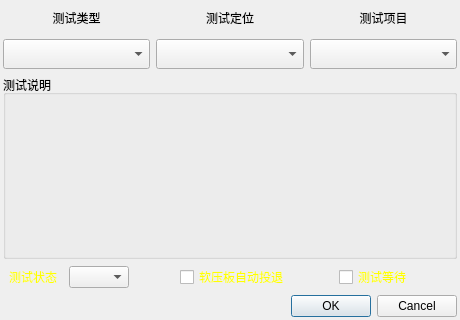
<?xml version="1.0" encoding="UTF-8"?>
<ui version="4.0">
 <class>dAddAction</class>
 <widget class="QDialog" name="dAddAction">
  <property name="geometry">
   <rect>
    <x>0</x>
    <y>0</y>
    <width>460</width>
    <height>320</height>
   </rect>
  </property>
  <property name="windowTitle">
   <string>Dialog</string>
  </property>
  <layout class="QVBoxLayout" name="verticalLayout" stretch="1,5,1,1">
   <property name="leftMargin">
    <number>3</number>
   </property>
   <property name="topMargin">
    <number>3</number>
   </property>
   <property name="rightMargin">
    <number>3</number>
   </property>
   <property name="bottomMargin">
    <number>3</number>
   </property>
   <item>
    <layout class="QHBoxLayout" name="horizontalLayout_5">
     <item>
      <layout class="QVBoxLayout" name="verticalLayout_2">
       <item>
        <widget class="QLabel" name="label">
         <property name="minimumSize">
          <size>
           <width>0</width>
           <height>30</height>
          </size>
         </property>
         <property name="styleSheet">
          <string notr="true">font: 75 14pt &quot;宋体&quot;;</string>
         </property>
         <property name="text">
          <string>测试类型</string>
         </property>
         <property name="alignment">
          <set>Qt::AlignCenter</set>
         </property>
        </widget>
       </item>
       <item>
        <widget class="QComboBox" name="comboBox_class">
         <property name="minimumSize">
          <size>
           <width>0</width>
           <height>30</height>
          </size>
         </property>
        </widget>
       </item>
      </layout>
     </item>
     <item>
      <layout class="QVBoxLayout" name="verticalLayout_3">
       <item>
        <widget class="QLabel" name="label_2">
         <property name="minimumSize">
          <size>
           <width>0</width>
           <height>30</height>
          </size>
         </property>
         <property name="styleSheet">
          <string notr="true">font: 75 14pt &quot;宋体&quot;;</string>
         </property>
         <property name="text">
          <string>测试定位</string>
         </property>
         <property name="alignment">
          <set>Qt::AlignCenter</set>
         </property>
        </widget>
       </item>
       <item>
        <widget class="QComboBox" name="comboBox_status">
         <property name="minimumSize">
          <size>
           <width>0</width>
           <height>30</height>
          </size>
         </property>
        </widget>
       </item>
      </layout>
     </item>
     <item>
      <layout class="QVBoxLayout" name="verticalLayout_4">
       <item>
        <widget class="QLabel" name="label_3">
         <property name="minimumSize">
          <size>
           <width>0</width>
           <height>30</height>
          </size>
         </property>
         <property name="styleSheet">
          <string notr="true">font: 75 14pt &quot;宋体&quot;;</string>
         </property>
         <property name="text">
          <string>测试项目</string>
         </property>
         <property name="alignment">
          <set>Qt::AlignCenter</set>
         </property>
        </widget>
       </item>
       <item>
        <widget class="QComboBox" name="comboBox_action">
         <property name="minimumSize">
          <size>
           <width>0</width>
           <height>30</height>
          </size>
         </property>
        </widget>
       </item>
      </layout>
     </item>
    </layout>
   </item>
   <item>
    <widget class="QGroupBox" name="groupBox">
     <property name="styleSheet">
      <string notr="true">font: 75 14pt &quot;宋体&quot;;</string>
     </property>
     <property name="title">
      <string>测试说明</string>
     </property>
     <property name="checked">
      <bool>false</bool>
     </property>
    </widget>
   </item>
   <item>
    <layout class="QHBoxLayout" name="horizontalLayout_2">
     <item>
      <widget class="QLabel" name="label_state">
       <property name="minimumSize">
        <size>
         <width>60</width>
         <height>0</height>
        </size>
       </property>
       <property name="maximumSize">
        <size>
         <width>60</width>
         <height>16777215</height>
        </size>
       </property>
       <property name="styleSheet">
        <string notr="true">font: 75 10pt &quot;宋体&quot;;
color: rgb(255, 255, 0);</string>
       </property>
       <property name="text">
        <string>测试状态</string>
       </property>
       <property name="alignment">
        <set>Qt::AlignCenter</set>
       </property>
      </widget>
     </item>
     <item>
      <widget class="QComboBox" name="comboBox_count">
       <property name="minimumSize">
        <size>
         <width>60</width>
         <height>0</height>
        </size>
       </property>
       <property name="maximumSize">
        <size>
         <width>60</width>
         <height>16777215</height>
        </size>
       </property>
      </widget>
     </item>
     <item>
      <spacer name="horizontalSpacer">
       <property name="orientation">
        <enum>Qt::Horizontal</enum>
       </property>
       <property name="sizeHint" stdset="0">
        <size>
         <width>40</width>
         <height>20</height>
        </size>
       </property>
      </spacer>
     </item>
     <item>
      <widget class="QCheckBox" name="checkBox_board">
       <property name="styleSheet">
        <string notr="true">font: 75 10pt &quot;宋体&quot;;
color: rgb(255, 255, 0);</string>
       </property>
       <property name="text">
        <string>软压板自动投退</string>
       </property>
      </widget>
     </item>
     <item>
      <spacer name="horizontalSpacer_2">
       <property name="orientation">
        <enum>Qt::Horizontal</enum>
       </property>
       <property name="sizeHint" stdset="0">
        <size>
         <width>40</width>
         <height>20</height>
        </size>
       </property>
      </spacer>
     </item>
     <item>
      <widget class="QCheckBox" name="checkBox_auto">
       <property name="styleSheet">
        <string notr="true">font: 75 10pt &quot;宋体&quot;;
color: rgb(255, 255, 0);</string>
       </property>
       <property name="text">
        <string>测试等待</string>
       </property>
      </widget>
     </item>
     <item>
      <spacer name="horizontalSpacer_3">
       <property name="orientation">
        <enum>Qt::Horizontal</enum>
       </property>
       <property name="sizeHint" stdset="0">
        <size>
         <width>40</width>
         <height>20</height>
        </size>
       </property>
      </spacer>
     </item>
    </layout>
   </item>
   <item>
    <widget class="QDialogButtonBox" name="buttonBox">
     <property name="orientation">
      <enum>Qt::Horizontal</enum>
     </property>
     <property name="standardButtons">
      <set>QDialogButtonBox::Cancel|QDialogButtonBox::Ok</set>
     </property>
    </widget>
   </item>
  </layout>
 </widget>
 <resources/>
 <connections>
  <connection>
   <sender>buttonBox</sender>
   <signal>accepted()</signal>
   <receiver>dAddAction</receiver>
   <slot>accept()</slot>
   <hints>
    <hint type="sourcelabel">
     <x>248</x>
     <y>254</y>
    </hint>
    <hint type="destinationlabel">
     <x>157</x>
     <y>274</y>
    </hint>
   </hints>
  </connection>
  <connection>
   <sender>buttonBox</sender>
   <signal>rejected()</signal>
   <receiver>dAddAction</receiver>
   <slot>reject()</slot>
   <hints>
    <hint type="sourcelabel">
     <x>316</x>
     <y>260</y>
    </hint>
    <hint type="destinationlabel">
     <x>286</x>
     <y>274</y>
    </hint>
   </hints>
  </connection>
 </connections>
</ui>
